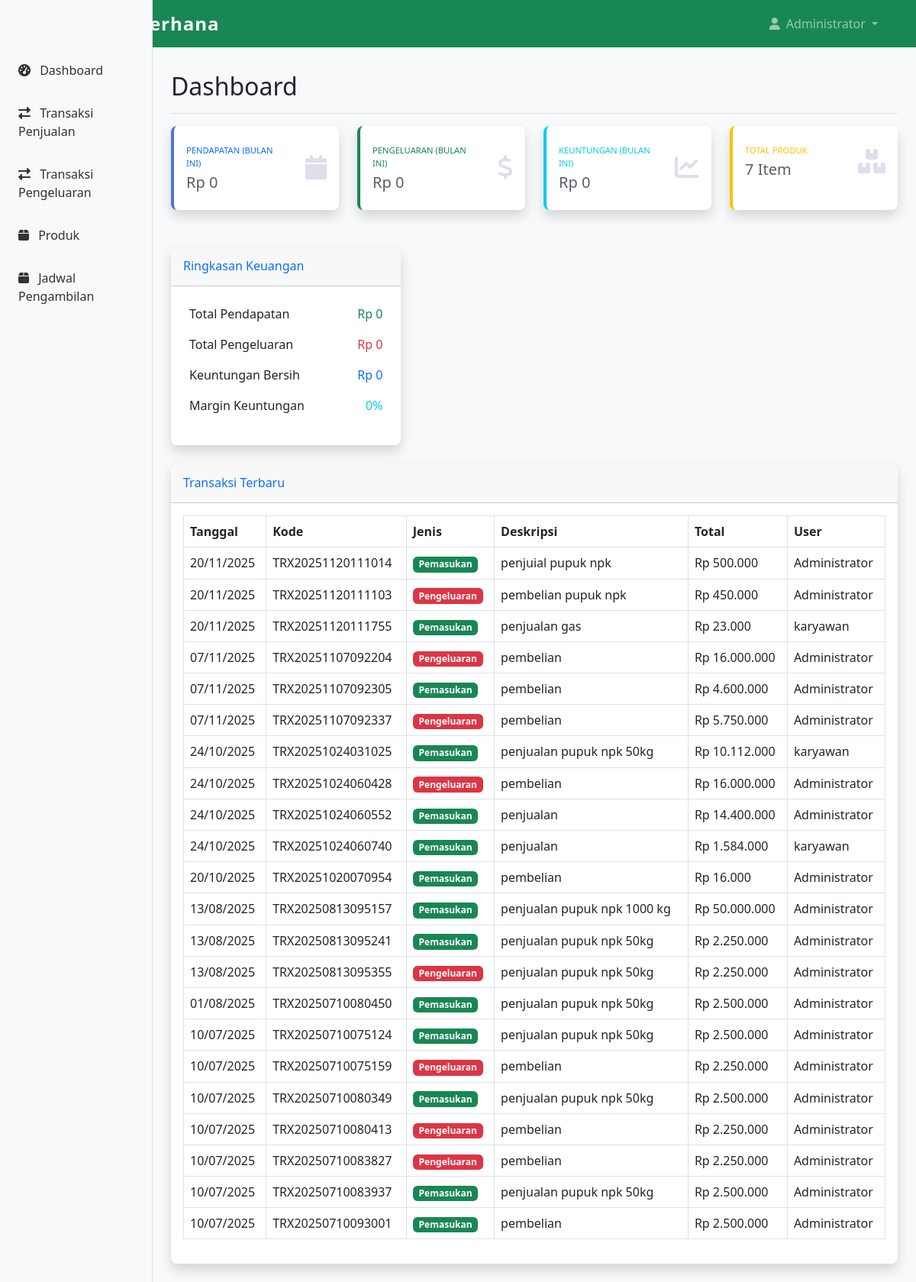
Screenshot of /dashboardkaryawan.php (signed in) with the database file from the repository.
### tables this page shows
CREATE TABLE `transaksi` (
  `id` int NOT NULL,
  `kode_transaksi` varchar(20) NOT NULL,
  `tanggal` date NOT NULL,
  `jenis` enum('pemasukan','pengeluaran') NOT NULL,
  `kategori_transaksi` varchar(50) DEFAULT NULL,
  `deskripsi` text,
  `total` decimal(10,2) NOT NULL,
  `user_id` int DEFAULT NULL
);

CREATE TABLE `users` (
  `id` int NOT NULL,
  `username` varchar(50) NOT NULL,
  `password` varchar(255) DEFAULT NULL,
  `nama_lengkap` varchar(100) NOT NULL,
  `email` varchar(100) NOT NULL,
  `role` enum('admin','kasir') DEFAULT 'kasir'
);

### dashboardkaryawan.php (the view, shortened to what this page needs)
<?php
$database = new Database();
$db = $database->getConnection();
$current_month = date('Y-m');
$query = "SELECT COALESCE(SUM(total), 0) as total_pendapatan
          FROM transaksi
          WHERE jenis = 'pemasukan'
          AND DATE_FORMAT(tanggal, '%Y-%m') = ?";
$stmt = $db->prepare($query);
$stmt->execute([$current_month]);
$pendapatan_bulan = $stmt->fetch(PDO::FETCH_ASSOC)['total_pendapatan'];
$query = "SELECT COALESCE(SUM(total), 0) as total_pengeluaran
          FROM transaksi
          WHERE jenis = 'pengeluaran'
          AND DATE_FORMAT(tanggal, '%Y-%m') = ?";
$stmt = $db->prepare($query);
$stmt->execute([$current_month]);
$pengeluaran_bulan = $stmt->fetch(PDO::FETCH_ASSOC)['total_pengeluaran'];
$keuntungan_bulan = $pendapatan_bulan - $pengeluaran_bulan;
$query = "SELECT COUNT(*) as total_produk, COALESCE(SUM(stok), 0) as total_stok
          FROM produk WHERE status = 'aktif'";
$stmt = $db->prepare($query);
$stmt->execute();
$produk_info = $stmt->fetch(PDO::FETCH_ASSOC);
$query = "SELECT t.*, u.nama_lengkap as nama_user
          FROM transaksi t
          LEFT JOIN users u ON t.user_id = u.id
          ORDER BY t.tanggal DESC
          LIMIT 100";
$stmt = $db->prepare($query);
$stmt->execute();
$transaksi_terbaru = $stmt->fetchAll(PDO::FETCH_ASSOC);
?>
<!DOCTYPE html>
<html lang="id">
<head>
    <link href="https://cdn.jsdelivr.net/npm/bootstrap@5.3.0/dist/css/bootstrap.min.css" rel="stylesheet">
    <link href="https://cdnjs.cloudflare.com/ajax/libs/font-awesome/6.0.0/css/all.min.css" rel="stylesheet">
</head>
<body>
    <nav class="navbar navbar-expand-lg navbar-dark bg-success">
        <div class="container">
            <a class="navbar-brand" href="dashboard.php">
                Toko Sederhana
            </a>
            <div class="collapse navbar-collapse" id="navbarNav">
                <ul class="navbar-nav ms-auto">
                    <li class="nav-item dropdown">
                        <a class="nav-link dropdown-toggle" href="#" role="button" data-bs-toggle="dropdown">
                            <i class="fas fa-user me-1"></i>
                            <?php echo $_SESSION['nama_lengkap']; ?>
                        </a>
                    </li>
                </ul>
            </div>
        </div>
    </nav>
    <div class="container-fluid">
        <div class="row">
            <nav class="col-md-3 col-lg-2 d-md-block bg-light sidebar">
                <div class="position-sticky pt-3">
                    <ul class="nav flex-column">
                        <li class="nav-item">
                            <a class="nav-link" href="dashboardkaryawan.php">
                                <i class="fas fa-tachometer-alt me-2"></i>
                                Dashboard
                            </a>
                        </li>
                        <li class="nav-item">
                            <a class="nav-link" href="Penjualankaryawan.php">
                                <i class="fas fa-exchange-alt me-2"></i>
                                Transaksi Penjualan
                            </a>
                        </li>
                        <li class="nav-item">
                            <a class="nav-link" href="Pengeluarankaryawan.php">
                                <i class="fas fa-exchange-alt me-2"></i>
                                Transaksi Pengeluaran
                            </a>
                        </li>
                        <li class="nav-item">
                            <a class="nav-link" href="produkkaryawan.php">
                                <i class="fas fa-box me-2"></i>
                                Produk
                            </a>
                        </li>
                        <li class="nav-item">
                            <a class="nav-link" href="jadwalkaryawan.php">
                                <i class="fas fa-box me-2"></i>
                                Jadwal Pengambilan
                            </a>
                        </li>
                    </ul>
                </div>
            </nav>
            <main class="col-md-9 ms-sm-auto col-lg-10 px-md-4">
                <div class="d-flex justify-content-between flex-wrap flex-md-nowrap align-items-center pt-3 pb-2 mb-3 border-bottom">
                    <h1 class="h2">Dashboard</h1>
                </div>
                <div class="row mb-4">
                    <div class="col-xl-3 col-md-6 mb-4">
                        <div class="card border-left-primary shadow h-100 py-2">
                            <div class="card-body">
                                <div class="row no-gutters align-items-center">
                                    <div class="col mr-2">
                                        <div class="text-xs font-weight-bold text-primary text-uppercase mb-1">
                                            Pendapatan (Bulan Ini)</div>
                                        <div class="h5 mb-0 font-weight-bold text-gray-800">
                                            Rp <?php echo number_format($pendapatan_bulan, 0, ',', '.'); ?>
                                        </div>
                                    </div>
                                    <div class="col-auto">
                                        <i class="fas fa-calendar fa-2x text-gray-300"></i>
                                    </div>
                                </div>
                            </div>
                        </div>
                    </div>
                    <div class="col-xl-3 col-md-6 mb-4">
                        <div class="card border-left-success shadow h-100 py-2">
                            <div class="card-body">
                                <div class="row no-gutters align-items-center">
                                    <div class="col mr-2">
                                        <div class="text-xs font-weight-bold text-success text-uppercase mb-1">
                                            Pengeluaran (Bulan Ini)</div>
                                        <div class="h5 mb-0 font-weight-bold text-gray-800">
                                            Rp <?php echo number_format($pengeluaran_bulan, 0, ',', '.'); ?>
                                        </div>
                                    </div>
                                    <div class="col-auto">
                                        <i class="fas fa-dollar-sign fa-2x text-gray-300"></i>
                                    </div>
                                </div>
                            </div>
                        </div>
                    </div>
                    <div class="col-xl-3 col-md-6 mb-4">
                        <div class="card border-left-info shadow h-100 py-2">
                            <div class="card-body">
                                <div class="row no-gutters align-items-center">
                                    <div class="col mr-2">
                                        <div class="text-xs font-weight-bold text-info text-uppercase mb-1">
                                            Keuntungan (Bulan Ini)</div>
                                        <div class="h5 mb-0 font-weight-bold text-gray-800">
                                            Rp <?php echo number_format($keuntungan_bulan, 0, ',', '.'); ?>
                                        </div>
                                    </div>
                                    <div class="col-auto">
                                        <i class="fas fa-chart-line fa-2x text-gray-300"></i>
                                    </div>
                                </div>
                            </div>
                        </div>
                    </div>
                    <div class="col-xl-3 col-md-6 mb-4">
                        <div class="card border-left-warning shadow h-100 py-2">
                            <div class="card-body">
                                <div class="row no-gutters align-items-center">
                                    <div class="col mr-2">
                                        <div class="text-xs font-weight-bold text-warning text-uppercase mb-1">
                                            Total Produk</div>
                                        <div class="h5 mb-0 font-weight-bold text-gray-800">
                                            <?php echo $produk_info['total_produk']; ?> Item
                                        </div>
                                    </div>
                                    <div class="col-auto">
                                        <i class="fas fa-boxes fa-2x text-gray-300"></i>
                                    </div>
                                </div>
                            </div>
                        </div>
                    </div>
                </div>
                <div class="row">
                    <div class="col-xl-4 col-lg-5">
                        <div class="card shadow mb-4">
                            <div class="card-header py-3">
                                <h6 class="m-0 font-weight-bold text-primary">Ringkasan Keuangan</h6>
                            </div>
                            <div class="card-body">
                                <table class="table table-borderless">
                                    <tr>
                                        <td>Total Pendapatan</td>
                                        <td class="text-end text-success">Rp <?php echo number_format($pendapatan_bulan, 0, ',', '.'); ?></td>
                                    </tr>
                                    <tr>
                                        <td>Total Pengeluaran</td>
                                        <td class="text-end text-danger">Rp <?php echo number_format($pengeluaran_bulan, 0, ',', '.'); ?></td>
                                    </tr>
                                    <tr>
                                        <td>Keuntungan Bersih</td>
                                        <td class="text-end text-primary">Rp <?php echo number_format($keuntungan_bulan, 0, ',', '.'); ?></td>
                                    </tr>
                                    <tr>
                                        <td>Margin Keuntungan</td>
                                        <td class="text-end text-info">
                                            <?php echo $pendapatan_bulan > 0 ? number_format(($keuntungan_bulan / $pendapatan_bulan) * 100, 2) : 0; ?>%
                                        </td>
                                    </tr>
                                </table>
                            </div>
                        </div>
                    </div>
                </div>
                <div class="row">
                    <div class="col-12">
                        <div class="card shadow mb-4">
                            <div class="card-header py-3">
                                <h6 class="m-0 font-weight-bold text-primary">Transaksi Terbaru</h6>
                            </div>
                            <div class="card-body">
                                <div class="table-responsive">
                                    <table class="table table-bordered">
                                        <thead>
                                            <tr>
                                                <th>Tanggal</th>
                                                <th>Kode</th>
                                                <th>Jenis</th>
                                                <th>Deskripsi</th>
                                                <th>Total</th>
                                                <th>User</th>
                                            </tr>
                                        </thead>
                                        <tbody>
                                            <?php foreach ($transaksi_terbaru as $transaksi): ?>
                                            <tr>
                                                <td><?php echo date('d/m/Y', strtotime($transaksi['tanggal'])); ?></td>
                                                <td><?php echo $transaksi['kode_transaksi']; ?></td>
                                                <td>
                                                    <span class="badge <?php echo $transaksi['jenis'] == 'pemasukan' ? 'bg-success' : 'bg-danger'; ?>">
                                                        <?php echo ucfirst($transaksi['jenis']); ?>
                                                    </span>
                                                </td>
                                                <td><?php echo $transaksi['deskripsi']; ?></td>
                                                <td>Rp <?php echo number_format($transaksi['total'], 0, ',', '.'); ?></td>
                                                <td><?php echo $transaksi['nama_user']; ?></td>
                                            </tr>
                                            <?php endforeach; ?>
                                        </tbody>
                                    </table>
                                </div>
                            </div>
                        </div>
                    </div>
                </div>
            </main>
        </div>
    </div>
</body>
</html>

### dashboardkaryawan.php (style rules this page uses)
body { font-family: 'Segoe UI', Tahoma, Geneva, Verdana, sans-serif; background-color: #f8f9fa; }
.sidebar { position: fixed; top: 0; bottom: 0; left: 0; z-index: 100; width: 200px; min-width: 200px; max-width: 220px; padding: 48px 0 0; box-shadow: inset -1px 0 0 rgba(0, 0, 0, .1); background-color: #f8f9fa; }
.sidebar .nav-link { font-weight: 500; color: #333; padding: 0.75rem 1rem; border-radius: 0.375rem; margin: 0.25rem 0.5rem; transition: all 0.3s ease; }
@media (min-width: 768px) { main { margin-left: 200px; } }
main { margin-top: 56px; padding-top: 1rem; }
.navbar-brand { font-size: 1.5rem; font-weight: bold; letter-spacing: 1px; }
.card { border: none; border-radius: 0.5rem; box-shadow: 0 0.125rem 0.25rem rgba(0, 0, 0, 0.075); transition: all 0.3s ease; }
.border-left-primary { border-left: 0.25rem solid #4e73df !important; }
.border-left-success { border-left: 0.25rem solid #198754 !important; }
.border-left-info { border-left: 0.25rem solid #0dcaf0 !important; }
.border-left-warning { border-left: 0.25rem solid #ffc107 !important; }
.text-xs { font-size: 0.7rem; }
.text-gray-800 { color: #5a5c69 !important; }
.text-gray-300 { color: #dddfeb !important; }

### rows the page displays
transaksi: tanggal "20/11/2025", kode_transaksi "TRX20251120111014", jenis "Pemasukan", deskripsi "penjuial pupuk npk", total "500.000", user.nama_lengkap "Administrator"
transaksi: tanggal "20/11/2025", kode_transaksi "TRX20251120111103", jenis "Pengeluaran", deskripsi "pembelian pupuk npk", total "450.000", user.nama_lengkap "Administrator"
transaksi: tanggal "20/11/2025", kode_transaksi "TRX20251120111755", jenis "Pemasukan", deskripsi "penjualan gas", total "23.000", user.nama_lengkap "karyawan"
transaksi: tanggal "07/11/2025", kode_transaksi "TRX20251107092204", jenis "Pengeluaran", deskripsi "pembelian", total "16.000.000", user.nama_lengkap "Administrator"
transaksi: tanggal "07/11/2025", kode_transaksi "TRX20251107092305", jenis "Pemasukan", deskripsi "pembelian", total "4.600.000", user.nama_lengkap "Administrator"
transaksi: tanggal "07/11/2025", kode_transaksi "TRX20251107092337", jenis "Pengeluaran", deskripsi "pembelian", total "5.750.000", user.nama_lengkap "Administrator"
transaksi: tanggal "24/10/2025", kode_transaksi "TRX20251024031025", jenis "Pemasukan", deskripsi "penjualan pupuk npk 50kg", total "10.112.000", user.nama_lengkap "karyawan"
transaksi: tanggal "24/10/2025", kode_transaksi "TRX20251024060428", jenis "Pengeluaran", deskripsi "pembelian", total "16.000.000", user.nama_lengkap "Administrator"
transaksi: tanggal "24/10/2025", kode_transaksi "TRX20251024060552", jenis "Pemasukan", deskripsi "penjualan", total "14.400.000", user.nama_lengkap "Administrator"
transaksi: tanggal "24/10/2025", kode_transaksi "TRX20251024060740", jenis "Pemasukan", deskripsi "penjualan", total "1.584.000", user.nama_lengkap "karyawan"
transaksi: tanggal "20/10/2025", kode_transaksi "TRX20251020070954", jenis "Pemasukan", deskripsi "pembelian", total "16.000", user.nama_lengkap "Administrator"
transaksi: tanggal "13/08/2025", kode_transaksi "TRX20250813095157", jenis "Pemasukan", deskripsi "penjualan pupuk npk 1000 kg", total "50.000.000", user.nama_lengkap "Administrator"
transaksi: tanggal "13/08/2025", kode_transaksi "TRX20250813095241", jenis "Pemasukan", deskripsi "penjualan pupuk npk 50kg", total "2.250.000", user.nama_lengkap "Administrator"
transaksi: tanggal "13/08/2025", kode_transaksi "TRX20250813095355", jenis "Pengeluaran", deskripsi "penjualan pupuk npk 50kg", total "2.250.000", user.nama_lengkap "Administrator"
transaksi: tanggal "01/08/2025", kode_transaksi "TRX20250710080450", jenis "Pemasukan", deskripsi "penjualan pupuk npk 50kg", total "2.500.000", user.nama_lengkap "Administrator"
transaksi: tanggal "10/07/2025", kode_transaksi "TRX20250710075124", jenis "Pemasukan", deskripsi "penjualan pupuk npk 50kg", total "2.500.000", user.nama_lengkap "Administrator"
transaksi: tanggal "10/07/2025", kode_transaksi "TRX20250710075159", jenis "Pengeluaran", deskripsi "pembelian", total "2.250.000", user.nama_lengkap "Administrator"
transaksi: tanggal "10/07/2025", kode_transaksi "TRX20250710080349", jenis "Pemasukan", deskripsi "penjualan pupuk npk 50kg", total "2.500.000", user.nama_lengkap "Administrator"
transaksi: tanggal "10/07/2025", kode_transaksi "TRX20250710080413", jenis "Pengeluaran", deskripsi "pembelian", total "2.250.000", user.nama_lengkap "Administrator"
transaksi: tanggal "10/07/2025", kode_transaksi "TRX20250710083827", jenis "Pengeluaran", deskripsi "pembelian", total "2.250.000", user.nama_lengkap "Administrator"
transaksi: tanggal "10/07/2025", kode_transaksi "TRX20250710083937", jenis "Pemasukan", deskripsi "penjualan pupuk npk 50kg", total "2.500.000", user.nama_lengkap "Administrator"
transaksi: tanggal "10/07/2025", kode_transaksi "TRX20250710093001", jenis "Pemasukan", deskripsi "pembelian", total "2.500.000", user.nama_lengkap "Administrator"

### other values shown
$_SESSION['nama_lengkap'] "Administrator"
$pendapatan_bulan "0"
$pengeluaran_bulan "0"
$keuntungan_bulan "0"
$produk_info['total_produk'] "7"
